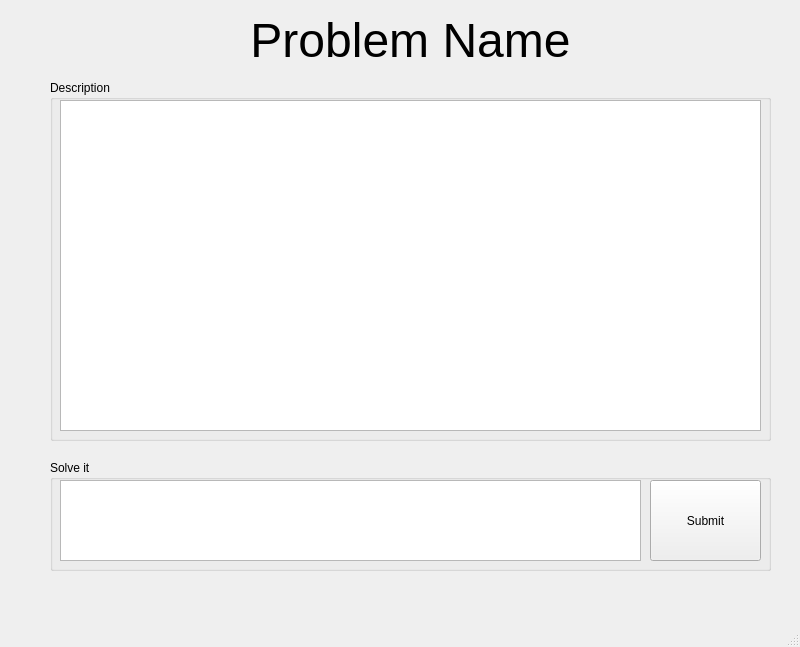
<?xml version="1.0" encoding="UTF-8"?>
<ui version="4.0">
 <class>Problems</class>
 <widget class="QMainWindow" name="Problems">
  <property name="geometry">
   <rect>
    <x>0</x>
    <y>0</y>
    <width>800</width>
    <height>647</height>
   </rect>
  </property>
  <property name="windowTitle">
   <string>MainWindow</string>
  </property>
  <widget class="QWidget" name="centralwidget">
   <widget class="QLabel" name="ProblemNameLabel">
    <property name="geometry">
     <rect>
      <x>10</x>
      <y>10</y>
      <width>801</width>
      <height>61</height>
     </rect>
    </property>
    <property name="text">
     <string>&lt;html&gt;&lt;head/&gt;&lt;body&gt;&lt;p align=&quot;center&quot;&gt;&lt;span style=&quot; font-size:36pt;&quot;&gt;Problem Name&lt;/span&gt;&lt;/p&gt;&lt;/body&gt;&lt;/html&gt;</string>
    </property>
   </widget>
   <widget class="QGroupBox" name="ProblemDescriptionGroupBox">
    <property name="geometry">
     <rect>
      <x>50</x>
      <y>80</y>
      <width>721</width>
      <height>361</height>
     </rect>
    </property>
    <property name="title">
     <string>Description</string>
    </property>
    <widget class="QTextEdit" name="ProblemDescriptionTextEdit">
     <property name="geometry">
      <rect>
       <x>10</x>
       <y>20</y>
       <width>701</width>
       <height>331</height>
      </rect>
     </property>
     <property name="html">
      <string>&lt;!DOCTYPE HTML PUBLIC &quot;-//W3C//DTD HTML 4.0//EN&quot; &quot;http://www.w3.org/TR/REC-html40/strict.dtd&quot;&gt;
&lt;html&gt;&lt;head&gt;&lt;meta name=&quot;qrichtext&quot; content=&quot;1&quot; /&gt;&lt;style type=&quot;text/css&quot;&gt;
p, li { white-space: pre-wrap; }
&lt;/style&gt;&lt;/head&gt;&lt;body style=&quot; font-family:'SimSun'; font-size:9pt; font-weight:400; font-style:normal;&quot;&gt;
&lt;p style=&quot;-qt-paragraph-type:empty; margin-top:0px; margin-bottom:0px; margin-left:0px; margin-right:0px; -qt-block-indent:0; text-indent:0px; font-size:14pt;&quot;&gt;&lt;br /&gt;&lt;/p&gt;&lt;/body&gt;&lt;/html&gt;</string>
     </property>
    </widget>
   </widget>
   <widget class="QGroupBox" name="ProblemSolveGroupBox">
    <property name="geometry">
     <rect>
      <x>50</x>
      <y>460</y>
      <width>721</width>
      <height>111</height>
     </rect>
    </property>
    <property name="title">
     <string>Solve it</string>
    </property>
    <widget class="QTextEdit" name="ProblemSolveTextEdit">
     <property name="geometry">
      <rect>
       <x>10</x>
       <y>20</y>
       <width>581</width>
       <height>81</height>
      </rect>
     </property>
    </widget>
    <widget class="QPushButton" name="ProblemSolveSubmitButton">
     <property name="geometry">
      <rect>
       <x>600</x>
       <y>20</y>
       <width>111</width>
       <height>81</height>
      </rect>
     </property>
     <property name="text">
      <string>Submit</string>
     </property>
    </widget>
   </widget>
  </widget>
  <widget class="QMenuBar" name="menubar">
   <property name="geometry">
    <rect>
     <x>0</x>
     <y>0</y>
     <width>800</width>
     <height>23</height>
    </rect>
   </property>
  </widget>
  <widget class="QStatusBar" name="statusbar"/>
 </widget>
 <resources/>
 <connections/>
</ui>
